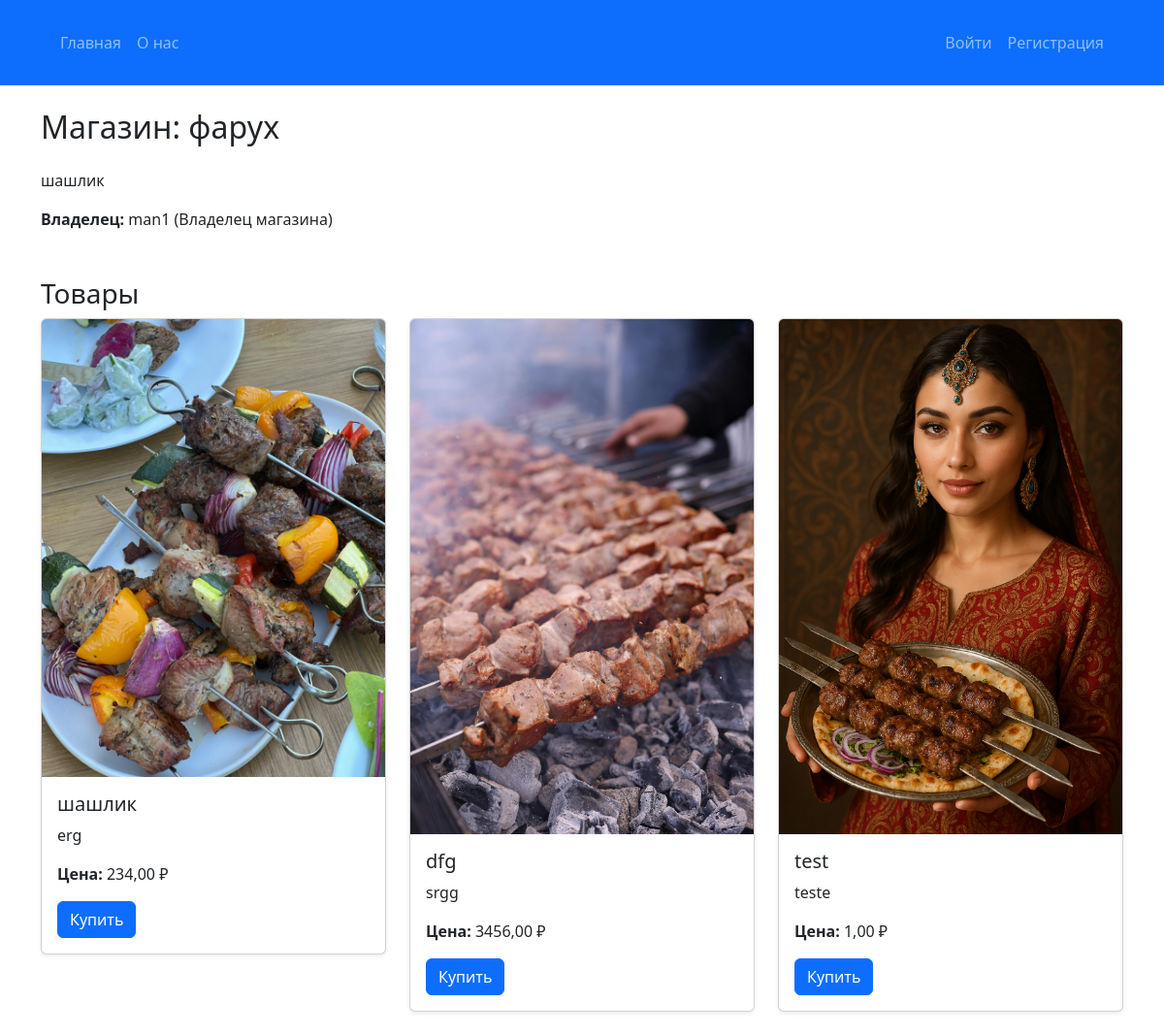
/store/store/5/, run on the app's committed database.
### store/models/store.py (models this page shows, shortened)
class Store(models.Model):
    owner = models.OneToOneField(CustomUser, on_delete=models.CASCADE, related_name='store')  # связь с владельцем
    name = models.CharField(max_length=255)  # Название магазина
    description = models.TextField(blank=True)  # Описание магазина
    created_at = models.DateTimeField(auto_now_add=True)  # Дата создания магазина
    logo = models.ImageField(upload_to='store_logos/', null=True, blank=True)  # Логотип магазина (опционально)
    class Meta:
        verbose_name = 'Store'
        verbose_name_plural = 'Stores'

### users/models.py (models this page shows)
class CustomUser(AbstractUser):
    ROLE_CHOICES = (
        ('buyer', 'Покупатель'),
        ('store_owner', 'Владелец магазина'),
    )
    role = models.CharField(max_length=20, choices=ROLE_CHOICES, default='buyer')
    email = models.EmailField(unique=True)
    def __str__(self):
        return f"{self.username} ({self.get_role_display()})"

### store/models/product.py (models this page shows, shortened)
class Product(models.Model):
    name = models.CharField(max_length=200)
    description = models.TextField()
    price = models.DecimalField(max_digits=8, decimal_places=2)
    subcategory = models.ForeignKey(SubCategory, related_name='products', on_delete=models.CASCADE)
    store = models.ForeignKey(Store, related_name='products', on_delete=models.CASCADE, default=1)  # Значение по умолчанию, которое будет установлено для старых продуктов
    image = models.ImageField(upload_to='product_images/', null=True, blank=True)  # Поле для изображения
    class Meta:
        verbose_name = 'Product'
        verbose_name_plural = 'Products'

### store/views.py (the view)
# urls.py: path('store/<int:store_id>/', views.store_detail_view, name='store_detail'),
def store_detail_view(request, store_id):
    store = get_object_or_404(Store, id=store_id)
    if store.owner == request.user:
        return redirect('store_dashboard')  # Перенаправляем на панель управления магазина
    return render(request, 'store/store_detail.html', {'store': store})

### app/context_processors.py (called while the page is built)
def menu_categories(request):
    stores = Store.objects.prefetch_related('categories__subcategories').all()
    return {'menu_categories': stores}

### store/templates/store/store_detail.html (shortened to what this page needs)
{% extends 'app/header.html' %}
{% load static %}
{% block content %}
<div class="container mt-4">
    <h2 class="mb-4">Магазин: {{ store.name }}</h2>
    <p>{{ store.description }}</p>
    <p><strong>Владелец:</strong> {{ store.owner }}</p>
    <h3 class="mt-5">Товары</h3>
    <div class="row">
        {% for product in store.products.all %}
            <div class="col-md-4">
                <div class="card mb-4 shadow-sm">
                    {% if product.image %}
                        <img src="{{ product.image.url }}" class="card-img-top" alt="{{ product.name }}">
                    {% else %}
                        <img src="/static/images/default-product.jpg" class="card-img-top" alt="Изображение отсутствует">
                    {% endif %}
                    <div class="card-body">
                        <h5 class="card-title">{{ product.name }}</h5>
                        <p class="card-text">{{ product.description|truncatewords:15 }}</p>
                        <p><strong>Цена:</strong> {{ product.price }} ₽</p>
                        <a href="{% url 'order_product' product.id %}" class="btn btn-primary">Купить</a>
                    </div>
                </div>
            </div>
        {% empty %}
            <p>Нет товаров в магазине.</p>
        {% endfor %}
    </div>
</div>
{% endblock %}

### data on the page
Store: name "фарух", description "шашлик", owner "man1 (Владелец магазина)"
Product: image (picture), name "шашлик", description "erg", price "234,00"
Product: image (picture), name "dfg", description "srgg", price "3456,00"
Product: image (picture), name "test", description "teste", price "1,00"
